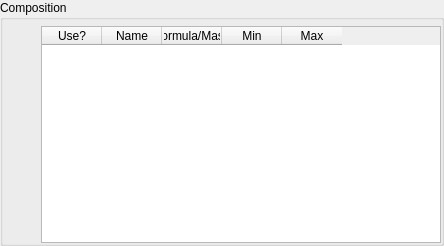
       <widget class="QGroupBox" name="groupBox_2">
        <property name="title">
         <string>Composition</string>
        </property>
        <property name="flat">
         <bool>true</bool>
        </property>
        <layout class="QHBoxLayout" name="horizontalLayout_4">
         <property name="leftMargin">
          <number>0</number>
         </property>
         <property name="topMargin">
          <number>6</number>
         </property>
         <property name="rightMargin">
          <number>0</number>
         </property>
         <property name="bottomMargin">
          <number>0</number>
         </property>
         <item>
          <layout class="QVBoxLayout" name="verticalLayout_7">
           <property name="spacing">
            <number>0</number>
           </property>
           <item>
            <widget class="QToolButton" name="btLoadMonomers">
             <property name="toolTip">
              <string>Load modifications</string>
             </property>
             <property name="icon">
              <iconset resource="mofi.qrc">
               <normaloff>:/mofi resource/images/Open.png</normaloff>:/mofi resource/images/Open.png</iconset>
             </property>
             <property name="iconSize">
              <size>
               <width>24</width>
               <height>24</height>
              </size>
             </property>
             <property name="autoRaise">
              <bool>true</bool>
             </property>
            </widget>
           </item>
           <item>
            <widget class="QToolButton" name="btSaveMonomers">
             <property name="toolTip">
              <string>Save modifications</string>
             </property>
             <property name="icon">
              <iconset resource="mofi.qrc">
               <normaloff>:/mofi resource/images/Save.png</normaloff>:/mofi resource/images/Save.png</iconset>
             </property>
             <property name="iconSize">
              <size>
               <width>24</width>
               <height>24</height>
              </size>
             </property>
             <property name="autoRaise">
              <bool>true</bool>
             </property>
            </widget>
           </item>
           <item>
            <widget class="QToolButton" name="btDefaultMonomers">
             <property name="toolTip">
              <string>Default modifications and tools</string>
             </property>
             <property name="icon">
              <iconset resource="mofi.qrc">
               <normaloff>:/mofi resource/images/Tools.png</normaloff>:/mofi resource/images/Tools.png</iconset>
             </property>
             <property name="iconSize">
              <size>
               <width>24</width>
               <height>24</height>
              </size>
             </property>
             <property name="popupMode">
              <enum>QToolButton::InstantPopup</enum>
             </property>
             <property name="autoRaise">
              <bool>true</bool>
             </property>
            </widget>
           </item>
           <item>
            <widget class="QToolButton" name="btInsertRowAboveMonomers">
             <property name="toolTip">
              <string>Insert row above</string>
             </property>
             <property name="icon">
              <iconset resource="mofi.qrc">
               <normaloff>:/mofi resource/images/InsertRowAbove.png</normaloff>:/mofi resource/images/InsertRowAbove.png</iconset>
             </property>
             <property name="iconSize">
              <size>
               <width>24</width>
               <height>24</height>
              </size>
             </property>
             <property name="toolButtonStyle">
              <enum>Qt::ToolButtonIconOnly</enum>
             </property>
             <property name="autoRaise">
              <bool>true</bool>
             </property>
            </widget>
           </item>
           <item>
            <widget class="QToolButton" name="btInsertRowBelowMonomers">
             <property name="toolTip">
              <string>Insert row below</string>
             </property>
             <property name="icon">
              <iconset resource="mofi.qrc">
               <normaloff>:/mofi resource/images/InsertRowBelow.png</normaloff>:/mofi resource/images/InsertRowBelow.png</iconset>
             </property>
             <property name="iconSize">
              <size>
               <width>24</width>
               <height>24</height>
              </size>
             </property>
             <property name="autoRaise">
              <bool>true</bool>
             </property>
            </widget>
           </item>
           <item>
            <widget class="QToolButton" name="btDeleteRowMonomers">
             <property name="toolTip">
              <string>Delete row</string>
             </property>
             <property name="icon">
              <iconset resource="mofi.qrc">
               <normaloff>:/mofi resource/images/DeleteRow.png</normaloff>:/mofi resource/images/DeleteRow.png</iconset>
             </property>
             <property name="iconSize">
              <size>
               <width>24</width>
               <height>24</height>
              </size>
             </property>
             <property name="autoRaise">
              <bool>true</bool>
             </property>
            </widget>
           </item>
           <item>
            <widget class="QToolButton" name="btClearMonomers">
             <property name="toolTip">
              <string>Clear table</string>
             </property>
             <property name="icon">
              <iconset resource="mofi.qrc">
               <normaloff>:/mofi resource/images/ClearTable.png</normaloff>:/mofi resource/images/ClearTable.png</iconset>
             </property>
             <property name="iconSize">
              <size>
               <width>24</width>
               <height>24</height>
              </size>
             </property>
             <property name="autoRaise">
              <bool>true</bool>
             </property>
            </widget>
           </item>
          </layout>
         </item>
         <item>
          <widget class="QTableWidget" name="tbMonomers">
           <property name="minimumSize">
            <size>
             <width>400</width>
             <height>0</height>
            </size>
           </property>
           <property name="selectionMode">
            <enum>QAbstractItemView::ContiguousSelection</enum>
           </property>
           <property name="columnCount">
            <number>5</number>
           </property>
           <attribute name="horizontalHeaderDefaultSectionSize">
            <number>60</number>
           </attribute>
           <column>
            <property name="text">
             <string>Use?</string>
            </property>
           </column>
           <column>
            <property name="text">
             <string>Name</string>
            </property>
           </column>
           <column>
            <property name="text">
             <string>Formula/Mass</string>
            </property>
           </column>
           <column>
            <property name="text">
             <string>Min</string>
            </property>
           </column>
           <column>
            <property name="text">
             <string>Max</string>
            </property>
           </column>
          </widget>
         </item>
        </layout>
       </widget>
